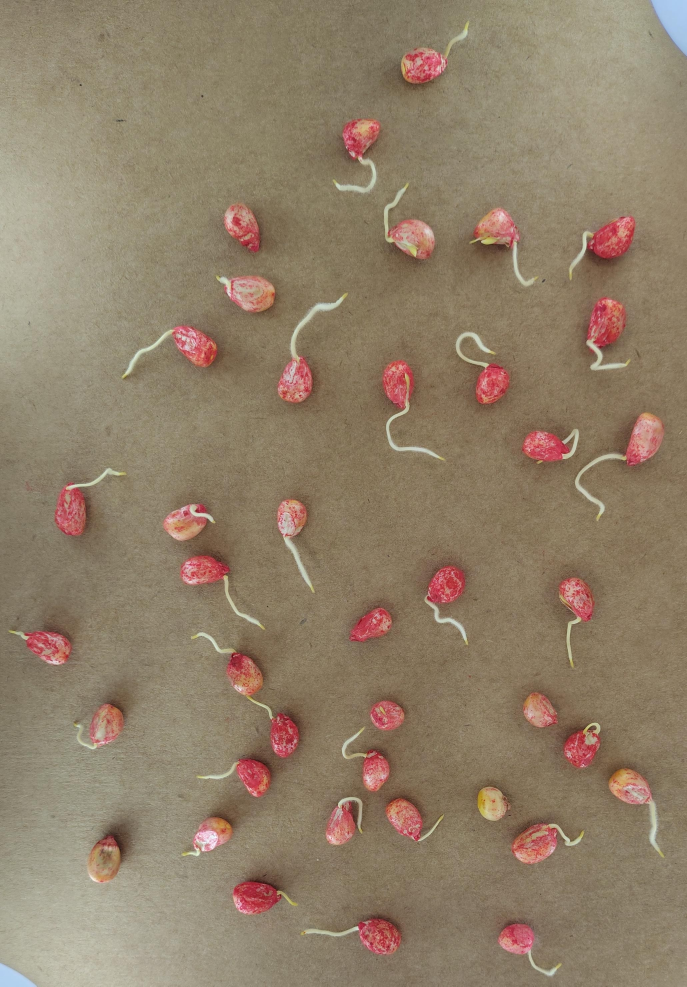
#> input picture Experimentos/25-12-05/CM1.jpg, 2060 x 2959 px (shown at 1/3 size)
$ python -i Analizar.py   (imports and definitions only)
#> lines starting #> are read from the running program, lines starting #| are printed output that depends on the picture; after the words box and inside, x2 and y2 are one past the last pixel; in counts of white or black regions, pixels touching at a corner belong together
import cv2
import numpy as np
import pandas as pd
import os
import glob
import json
from skimage.morphology import skeletonize

# ==========================================
# CONFIGURACIÓN GENERAL
# ==========================================
DIRECTORIO_RAIZ = './Experimentos'
ARCHIVO_SALIDA = 'resultados_detallados_calibrados.csv'
ARCHIVO_CONFIG = 'parametros_calibracion.json'
GUARDAR_IMAGENES_TESTIGO = True
CARPETA_TESTIGOS = './procesadas_debug'

# CORRECCIÓN IMPORTANTE: 11.09 mm = 1.109 cm
LARGO_REAL_REFERENCIA_CM = 11.09

# Valores por defecto
PARAMS = {
    'blur_k': 5,
    'seed_thresh': 5,
    'clean_k': 1,         # Default bajo
    'seed_glue': 7,
    'root_bridge': 3,
    'min_area_root': 30,  # Default bajo para raíces pequeñas
    'hsv_h_min': 15,
    'hsv_h_max': 40
}

# ==========================================
# GESTIÓN DE CONFIGURACIÓN
# ==========================================

# [14 lines left out: function cargar_configuracion, not called in this run]

def guardar_configuracion():
    try:
        with open(ARCHIVO_CONFIG, 'w') as f:
            json.dump(PARAMS, f, indent=4)
        print(f"[INFO] Configuración guardada en '{ARCHIVO_CONFIG}'")
    except Exception as e:
        print(f"[ERROR] No se pudo guardar config: {e}")

# ==========================================
# FUNCIONES AUXILIARES
# ==========================================

def recortar_bordes_blancos(img):
    if img is None: return None
    h_img, w_img = img.shape[:2]
    gray = cv2.cvtColor(img, cv2.COLOR_BGR2GRAY)
    _, thresh = cv2.threshold(gray, 200, 255, cv2.THRESH_BINARY_INV)
    puntos = cv2.findNonZero(thresh)
    if puntos is not None:
        x, y, w, h = cv2.boundingRect(puntos)
        margen = 30
        x = max(0, x - margen)
        y = max(0, y - margen)
        w = min(w_img - x, w + (margen * 2))
        h = min(h_img - y, h + (margen * 2))
        return img[y:y+h, x:x+w]
    return img

# [4 lines left out: function obtener_largo_esqueleto, not called in this run]

def detectar_referencia(hsv, img_debug, params):
    amarillo_min = np.array([params['hsv_h_min'], 80, 80])
    amarillo_max = np.array([params['hsv_h_max'], 255, 255])
    mask_ref_color = cv2.inRange(hsv, amarillo_min, amarillo_max)

    mask_ref_color = cv2.morphologyEx(mask_ref_color, cv2.MORPH_OPEN, np.ones((3,3), np.uint8))
    mask_ref_color = cv2.morphologyEx(mask_ref_color, cv2.MORPH_CLOSE, np.ones((5,5), np.uint8))

    cnts_ref, _ = cv2.findContours(mask_ref_color, cv2.RETR_EXTERNAL, cv2.CHAIN_APPROX_SIMPLE)

    mejor_ref = None
    max_area_ref = 0

    for c in cnts_ref:
        area = cv2.contourArea(c)
        if area > 500:
            rect = cv2.minAreaRect(c)
            (center), (w_rect, h_rect), angle = rect
            largo = max(w_rect, h_rect)
            ancho = min(w_rect, h_rect)
            if ancho > 0:
                aspect_ratio = largo / ancho
                if aspect_ratio > 2.5:
                    if area > max_area_ref:
                        max_area_ref = area
                        mejor_ref = c

    if mejor_ref is not None:
        rect = cv2.minAreaRect(mejor_ref)
        box = np.int64(cv2.boxPoints(rect))
        cv2.drawContours(img_debug, [box], 0, (255, 255, 0), 3)
        largo_px = max(rect[1])
        if largo_px > 0:
            return largo_px / LARGO_REAL_REFERENCIA_CM, True

    return 1.0, False

def procesar_imagen(img_original, params):
    img = img_original.copy()
    img_debug = img.copy()
    h_img, w_img = img.shape[:2]

    # 1. Suavizado
    k_blur = params['blur_k'] if params['blur_k'] % 2 == 1 else params['blur_k'] + 1
    if k_blur < 1: k_blur = 1
    img_blur = cv2.GaussianBlur(img, (k_blur, k_blur), 0)

    # 2. Silueta Total
    b, g, r = cv2.split(img_blur)
    _, mask_total = cv2.threshold(g, 0, 255, cv2.THRESH_BINARY + cv2.THRESH_OTSU)

    k_clean = params['clean_k']
    if k_clean > 0:
        mask_total = cv2.morphologyEx(mask_total, cv2.MORPH_OPEN, np.ones((k_clean, k_clean), np.uint8))

    # 3. Semillas
    diff_r_g = cv2.subtract(r, g)
    _, mask_semillas_raw = cv2.threshold(diff_r_g, params['seed_thresh'], 255, cv2.THRESH_BINARY)

    k_glue = params['seed_glue'] if params['seed_glue'] % 2 == 1 else params['seed_glue'] + 1
    if k_glue < 1: k_glue = 1
    kernel_strong = cv2.getStructuringElement(cv2.MORPH_ELLIPSE, (k_glue, k_glue))
    mask_semillas_closed = cv2.morphologyEx(mask_semillas_raw, cv2.MORPH_CLOSE, kernel_strong, iterations=2)

    cnts_fill, _ = cv2.findContours(mask_semillas_closed, cv2.RETR_EXTERNAL, cv2.CHAIN_APPROX_SIMPLE)
    mask_semillas = np.zeros_like(mask_semillas_raw)
    for c in cnts_fill:
        if cv2.contourArea(c) > 50:
            cv2.drawContours(mask_semillas, [c], -1, 255, -1)

    mask_semillas = cv2.morphologyEx(mask_semillas, cv2.MORPH_OPEN, np.ones((3,3), np.uint8))
    mask_semillas = cv2.bitwise_and(mask_total, mask_semillas)

    # 4. Raíces
    mask_radiculas = cv2.subtract(mask_total, mask_semillas)

    k_bridge = params['root_bridge'] if params['root_bridge'] % 2 == 1 else params['root_bridge'] + 1
    if k_bridge > 1:
        kernel_connect = cv2.getStructuringElement(cv2.MORPH_ELLIPSE, (k_bridge, k_bridge))
        mask_radiculas = cv2.morphologyEx(mask_radiculas, cv2.MORPH_CLOSE, kernel_connect)

    if k_clean > 0:
        mask_radiculas = cv2.morphologyEx(mask_radiculas, cv2.MORPH_OPEN, np.ones((k_clean, k_clean), np.uint8))

    # 5. Calibración
    hsv = cv2.cvtColor(img, cv2.COLOR_BGR2HSV)
    px_por_cm, ref_encontrada = detectar_referencia(hsv, img_debug, params)

    # Texto de escala
    if ref_encontrada:
         cv2.putText(img_debug, f"Scale: {px_por_cm:.1f} px/cm", (20, h_img-20),
                    cv2.FONT_HERSHEY_SIMPLEX, 0.7, (255,255,0), 2)
    else:
         cv2.putText(img_debug, "NO REF", (20, h_img-20),
                    cv2.FONT_HERSHEY_SIMPLEX, 0.7, (0,0,255), 2)

    detalles_semillas = []
    detalles_radiculas = []

    # Procesar Semillas
    cnts_sem, _ = cv2.findContours(mask_semillas, cv2.RETR_EXTERNAL, cv2.CHAIN_APPROX_SIMPLE)
    for i, cnt in enumerate(cnts_sem):
        area = cv2.contourArea(cnt)
        if area > 100:
            x, y, w, h = cv2.boundingRect(cnt)
            aspect = float(w)/h if h > 0 else 0
            if 0.3 < aspect < 4.0:
                detalles_semillas.append({'id': i, 'area_px': area})
                cv2.drawContours(img_debug, [cnt], -1, (255, 0, 0), -1)

    # Procesar Raíces
    cnts_rad, _ = cv2.findContours(mask_radiculas, cv2.RETR_EXTERNAL, cv2.CHAIN_APPROX_SIMPLE)
    for i, cnt in enumerate(cnts_rad):
        area = cv2.contourArea(cnt)
        if area > params['min_area_root']:
            hull = cv2.convexHull(cnt)
            hull_area = cv2.contourArea(hull)
            if hull_area == 0: continue

            solidez = float(area) / hull_area
            x, y, w, h = cv2.boundingRect(cnt)
            aspect = float(w)/h if h > 0 else 0

            if solidez > 0.6: continue
            if (aspect > 8.0 or aspect < 0.12): continue

            mask_single = np.zeros((h_img, w_img), dtype=np.uint8)
            cv2.drawContours(mask_single, [cnt], -1, 255, -1)
            largo_px = obtener_largo_esqueleto(mask_single)

            detalles_radiculas.append({
                'id': i, 'largo_cm': largo_px / px_por_cm, 'area_px': area
            })
            cv2.drawContours(img_debug, [cnt], -1, (0, 255, 0), 2)

    # ========================================================
    #  VISUALIZACIÓN DE ESTADÍSTICAS EN TIEMPO REAL (UPDATE)
    # ========================================================
    largos_encontrados = [r['largo_cm'] for r in detalles_radiculas]

    if largos_encontrados:
        val_min = min(largos_encontrados)
        val_max = max(largos_encontrados)
        cant = len(largos_encontrados)

        # Texto en Cyan (Azul+Verde)
        texto_stats = f"Raices: {cant} | Min: {val_min:.2f} cm | Max: {val_max:.2f} cm"
        cv2.putText(img_debug, texto_stats, (20, 50), cv2.FONT_HERSHEY_SIMPLEX, 0.6, (255, 255, 0), 2)
    else:
        cv2.putText(img_debug, "Sin Raices", (20, 50), cv2.FONT_HERSHEY_SIMPLEX, 0.6, (0, 0, 255), 2)

    return {
        'lista_semillas': detalles_semillas,
        'lista_radiculas': detalles_radiculas,
        'img_debug': img_debug,
        'px_por_cm': px_por_cm
    }

# ==========================================
# PANEL DE CONTROL (GUI)
# ==========================================

def nothing(x): pass

def abrir_panel_calibracion(ruta_primera_imagen):
#> called with ruta_primera_imagen = 'Experimentos/25-12-05/CM1.jpg'
    print("\n--- MODO CALIBRACIÓN ---")
    print("Ajusta los sliders. Presiona 'Q' para GUARDAR y procesar todo.")

    img_raw = cv2.imread(ruta_primera_imagen)
#> img_raw is the input picture: shape (2959, 2060, 3); mean B, G, R 104.9, 127.2, 144.3
    if img_raw is None: return

    img_crop = recortar_bordes_blancos(img_raw)
#> in recortar_bordes_blancos, `_, thresh = cv2.threshold(gray, 200, 255, cv2.THRESH_BINARY_INV)`:
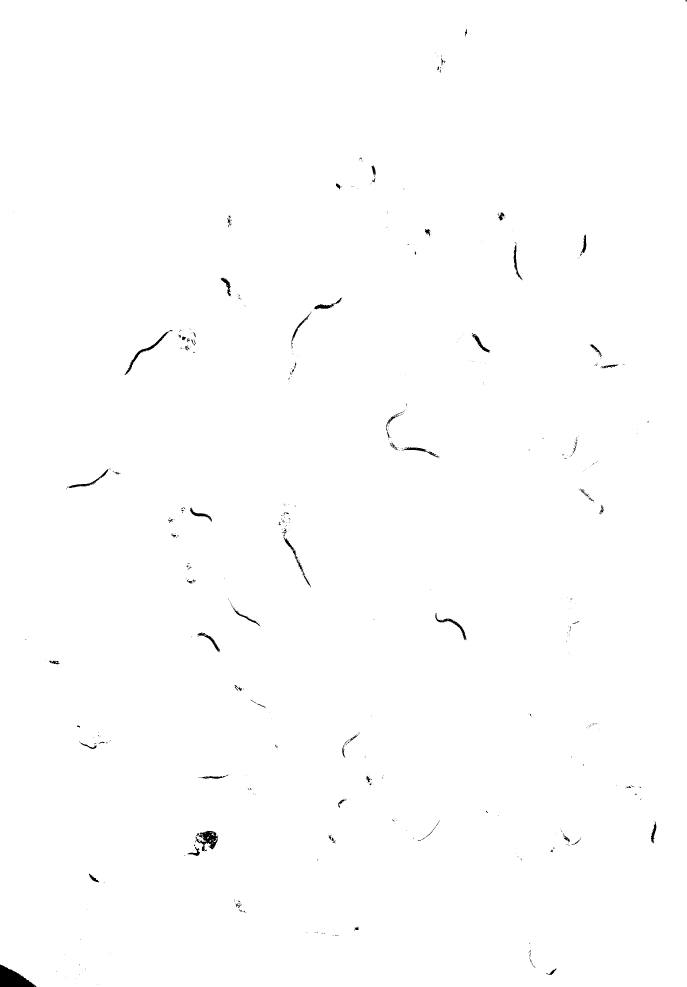
#> thresh: shape (2959, 2060) (shown at 1/3 size); 99.6% white; 607 black regions (515 under 20 px), largest, box (x1, y1, x2, y2) and area: (0, 2893, 109, 2959) 3945, (585, 2492, 654, 2553) 1953, (373, 990, 518, 1125) 1285
#> in recortar_bordes_blancos, `puntos = cv2.findNonZero(thresh)`: puntos = contour of 6071812 points, box (x1, y1, x2, y2) (0, 0, 2060, 2959), area 1956
#> in recortar_bordes_blancos, `x, y, w, h = cv2.boundingRect(puntos)`: x = 0; w = 2060; h = 2959

    h, w = img_crop.shape[:2]
    factor = 1.0
    if h > 900:
        factor = 900 / h
        img_crop = cv2.resize(img_crop, (0,0), fx=factor, fy=factor)

    win_name = "Panel de Calibracion"
    cv2.namedWindow(win_name)

    # Trackbars
    cv2.createTrackbar('Suavizado (Blur)', win_name, PARAMS['blur_k'], 15, nothing)
    cv2.createTrackbar('Umbral Semilla', win_name, PARAMS['seed_thresh'], 50, nothing)
    cv2.createTrackbar('Limpieza Ruido', win_name, PARAMS['clean_k'], 10, nothing)
    cv2.createTrackbar('Pegamento Semilla', win_name, PARAMS['seed_glue'], 20, nothing)
    cv2.createTrackbar('Puente Raices', win_name, PARAMS['root_bridge'], 10, nothing)
    cv2.createTrackbar('Area Min Raiz', win_name, PARAMS['min_area_root'], 200, nothing)
    cv2.createTrackbar('Ref Amarillo Min', win_name, PARAMS['hsv_h_min'], 179, nothing)

    while True:
        # Leer valores
        PARAMS['blur_k'] = cv2.getTrackbarPos('Suavizado (Blur)', win_name)
        PARAMS['seed_thresh'] = cv2.getTrackbarPos('Umbral Semilla', win_name)
        PARAMS['clean_k'] = cv2.getTrackbarPos('Limpieza Ruido', win_name)
        PARAMS['seed_glue'] = cv2.getTrackbarPos('Pegamento Semilla', win_name)
        PARAMS['root_bridge'] = cv2.getTrackbarPos('Puente Raices', win_name)
        PARAMS['min_area_root'] = cv2.getTrackbarPos('Area Min Raiz', win_name)
        PARAMS['hsv_h_min'] = cv2.getTrackbarPos('Ref Amarillo Min', win_name)

        res = procesar_imagen(img_crop, PARAMS)
#> in procesar_imagen, `b, g, r = cv2.split(img_blur)`:
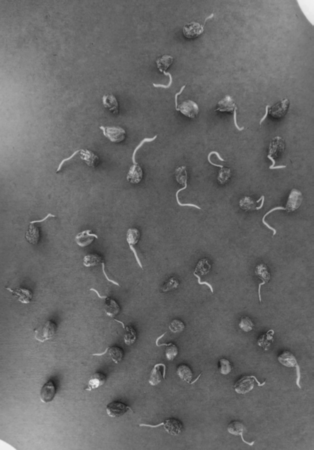
#> b: shape (900, 627) (shown at 1/2 size); min 29, max 241, mean 104.7
#> in procesar_imagen, `b, g, r = cv2.split(img_blur)`:
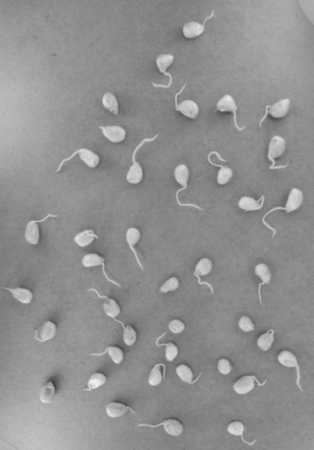
#> r: shape (900, 627) (shown at 1/2 size); min 62, max 242, mean 144.2
#> in procesar_imagen, `cnts_fill, _ = cv2.findContours(mask_semillas_closed, cv2.RETR_EXTERNA..`: cnts_fill = 7 contours, 5 with area under 20; largest, box (x1, y1, x2, y2) and area: (0, 0, 627, 900) 539404, (78, 871, 94, 881) 47
#> the loop in procesar_imagen, `for c in cnts_fill:` made 7 passes
#> c on passes 3 to 6: [[79, 847]], [[21, 784]], [[2, 298]], [[0, 298]]
#> in procesar_imagen, `mask_semillas = cv2.bitwise_and(mask_total, mask_semillas)`:
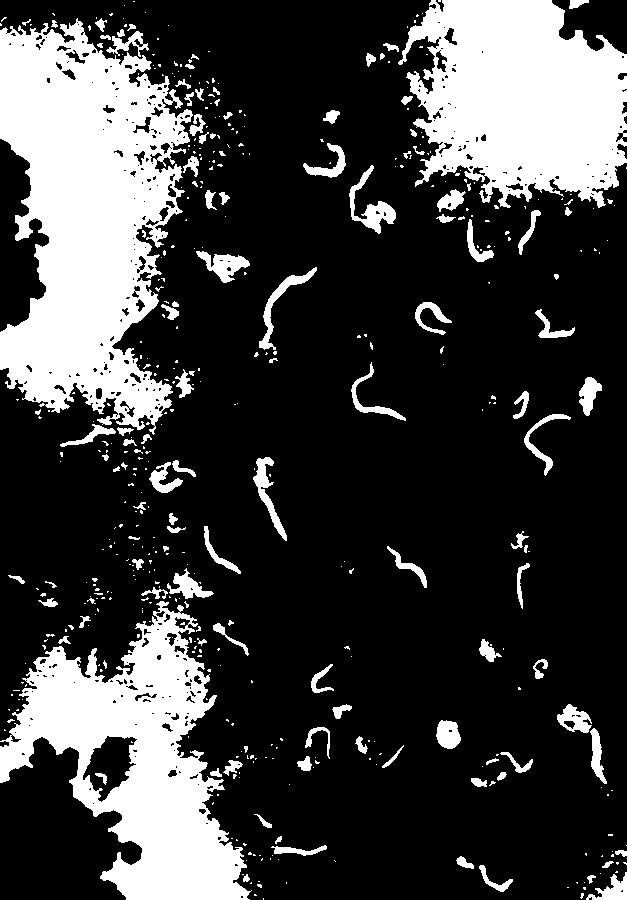
#> mask_semillas: shape (900, 627); 24.6% white; 486 white regions (363 under 20 px), largest, box (x1, y1, x2, y2) and area: (0, 18, 193, 435) 50302, (398, 0, 627, 208) 34044, (0, 601, 252, 900) 33694
#> in procesar_imagen, `kernel_connect = cv2.getStructuringElement(cv2.MORPH_ELLIPSE, (k_bridg..`: kernel_connect = [[0, 1, 0], [1, 1, 1], [0, 1, 0]]
#> in detectar_referencia, `mask_ref_color = cv2.morphologyEx(mask_ref_color, cv2.MORPH_CLOSE, np...`:
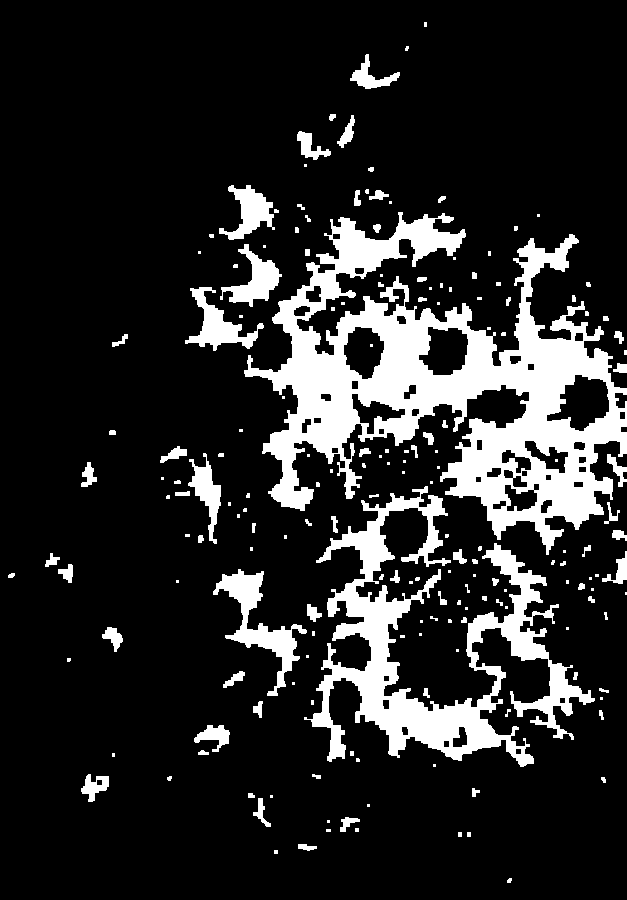
#> mask_ref_color: shape (900, 627); 15.6% white; 186 white regions (92 under 20 px)
#> in detectar_referencia, `cnts_ref, _ = cv2.findContours(mask_ref_color, cv2.RETR_EXTERNAL, cv2...`: cnts_ref = 184 contours, 122 with area under 20; largest, box (x1, y1, x2, y2) and area: (244, 212, 627, 555) 55888, (304, 486, 595, 767) 20384, (213, 569, 307, 696) 2754, (185, 287, 264, 351) 1564, (220, 244, 282, 307) 1380
#> the loop in detectar_referencia, `for c in cnts_ref:` made 184 passes
#> (area, center, w_rect, h_rect, angle, largo, ancho, aspect_ratio) on pass 117: (1011.5, (209, 498.2), 29.89, 88.72, -20.9, 88.72, 29.89, 2.97)
#> after the loop in detectar_referencia, `for c in cnts_ref:`: max_area_ref = 1011.5; mejor_ref = contour of 92 points, box (x1, y1, x2, y2) (188, 453, 221, 544), area 1012
#> in detectar_referencia, `rect = cv2.minAreaRect(mejor_ref)`: rect = ((209, 498.2), (29.89, 88.72), -20.9)
#> in detectar_referencia, `box = np.int64(cv2.boxPoints(rect))`: box = [[210, 544], [179, 462], [207, 451], [238, 534]]
#> in detectar_referencia, `largo_px = max(rect[1])`: largo_px = 88.72
#> in procesar_imagen, `px_por_cm, ref_encontrada = detectar_referencia(hsv, img_debug, params)`: px_por_cm = 8; ref_encontrada = True
#> in procesar_imagen, `cnts_sem, _ = cv2.findContours(mask_semillas, cv2.RETR_EXTERNAL, cv2.C..`: cnts_sem = 482 contours, 388 with area under 20; largest, box (x1, y1, x2, y2) and area: (0, 18, 193, 435) 51202, (0, 601, 252, 900) 35744, (398, 0, 627, 208) 34016, (349, 165, 396, 234) 857, (196, 251, 250, 283) 730
#> the loop in procesar_imagen, `for i, cnt in enumerate(cnts_sem):` made 482 passes
#> (area, x, y, w, h, aspect) on passes 16, 18, 38, 63, 70, 76, 88, 89: (463, 586, 872, 41, 28, 1.46), (195, 479, 865, 34, 27, 1.26), (225, 271, 845, 56, 11, 5.09), (119.5, 223, 760, 20, 16, 1.25), (117, 297, 756, 15, 15, 1), (146, 500, 752, 33, 21, 1.57), (387.5, 590, 728, 17, 56, 0.304), (142, 305, 727, 25, 32, 0.781)
#> after the loop in procesar_imagen, `for i, cnt in enumerate(cnts_sem):`:
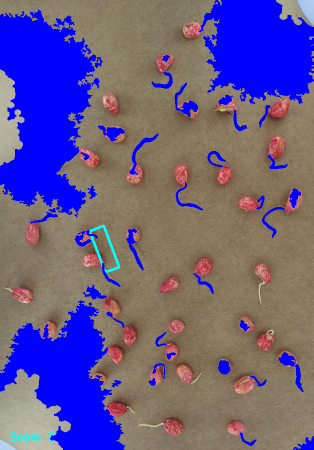
#> img_debug: shape (900, 627, 3) (shown at 1/2 size); mean B, G, R 136.9, 91.1, 105
#> after the loop in procesar_imagen, `for i, cnt in enumerate(cnts_sem):`: detalles_semillas = 42 items
#> in procesar_imagen, `cnts_rad, _ = cv2.findContours(mask_radiculas, cv2.RETR_EXTERNAL, cv2...`: cnts_rad = 3 contours; box (x1, y1, x2, y2) and area: (0, 737, 142, 900) 14555, (0, 139, 49, 332) 5429, (552, 0, 627, 54) 2591
#> the loop in procesar_imagen, `for i, cnt in enumerate(cnts_rad):` made 3 passes
#> (area, hull_area, solidez, x, y, w, h, aspect) on passes 1 to 3: (14555, 17505.5, 0.831, 0, 737, 142, 163, 0.871), (5429, 6947, 0.781, 0, 139, 49, 193, 0.254), (2591, 3288, 0.788, 552, 0, 75, 54, 1.39)
#> after the loop in procesar_imagen, `for i, cnt in enumerate(cnts_rad):`: detalles_radiculas = []
#> in procesar_imagen, `cv2.putText(img_debug, "Sin Raices", (20, 50), cv2.FONT_HERSHEY_SIMPLE..`:
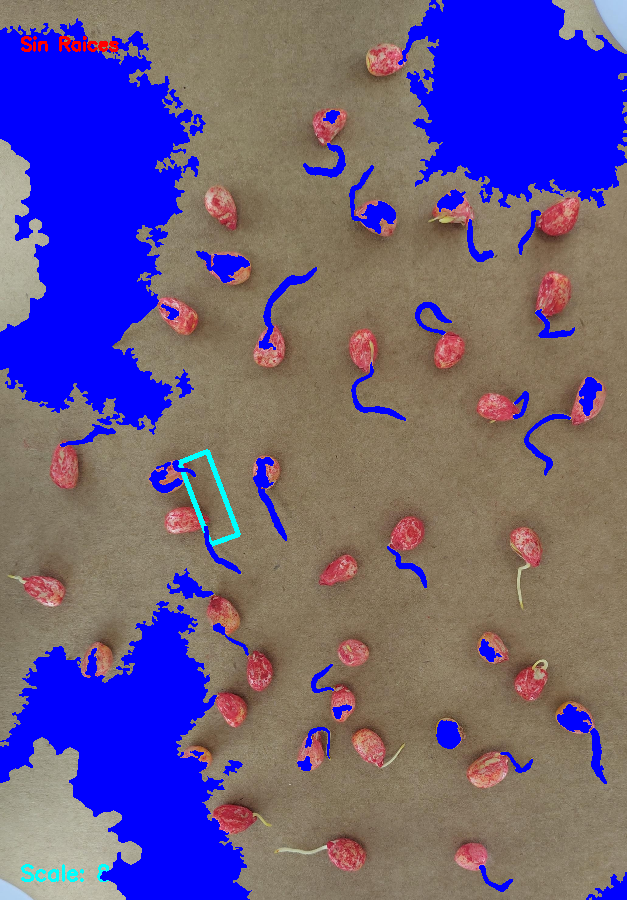
#> img_debug: shape (900, 627, 3); 0.12% of pixels changed, all inside (x1, y1, x2, y2) = (21, 36, 119, 52)
#> res = 4 items
        cv2.imshow(win_name, res['img_debug'])

        key = cv2.waitKey(50) & 0xFF
#> (key q is pressed here)
        if key == ord('q'):
            break

    cv2.destroyAllWindows()
    guardar_configuracion()
    print("\n[OK] Procesando lote completo con los nuevos parámetros...")

# ==========================================
# MAIN
# ==========================================

# [88 lines left out: functions redimensionar_para_ver, seleccionar_carpetas, main, not called in this run]

# [2 lines not run here, left out]

>>> result = abrir_panel_calibracion('Experimentos/25-12-05/CM1.jpg')
